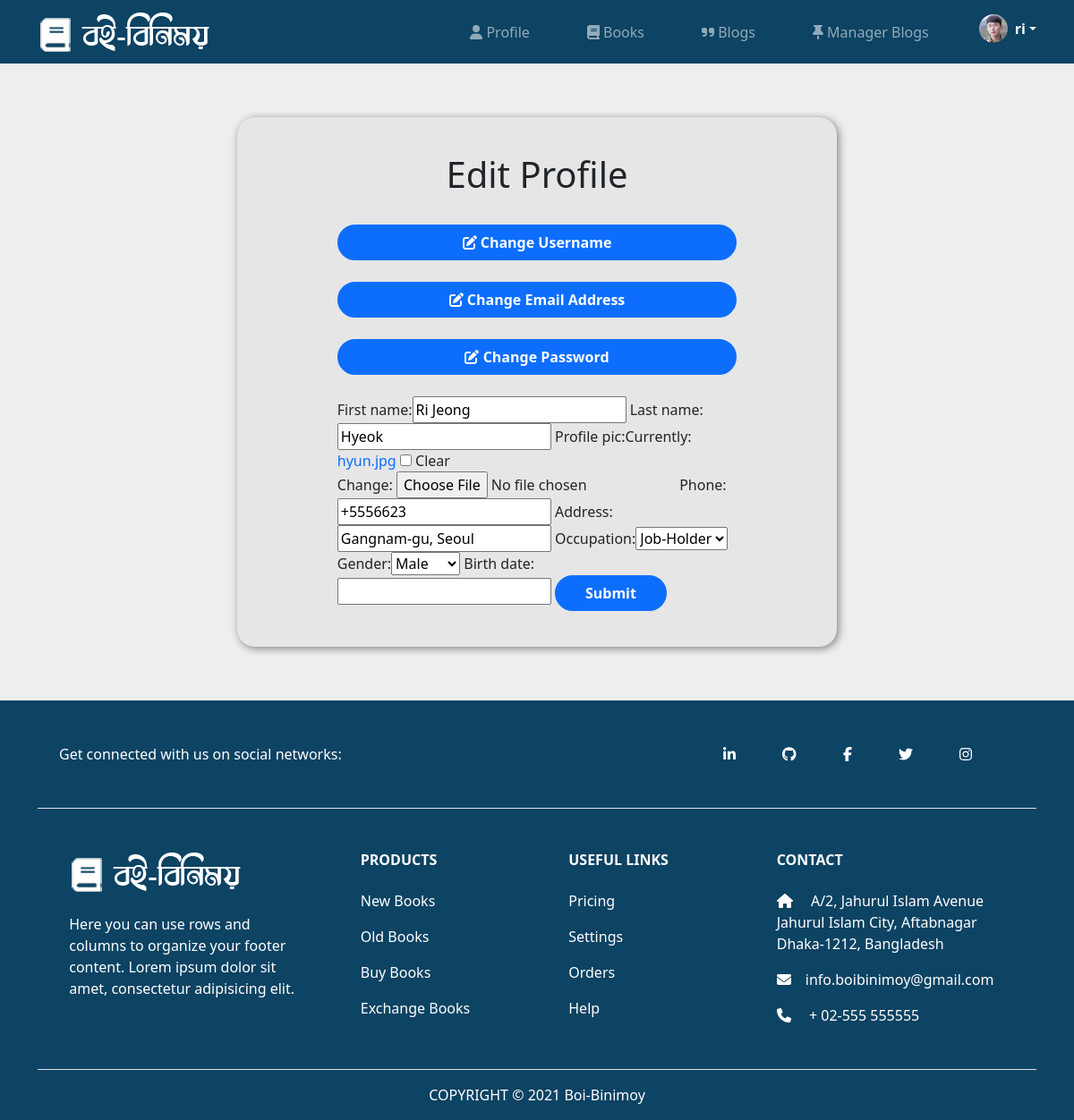
The page /edit-profile/ (signed in) on the database its author committed.
### users/models.py (models this page shows, shortened)
class Customer(models.Model):
    GENDER_TYPE = (
        ('Male','Male'),
        ('Female','Female'),
        ('Others','Others')
    )
    OCCUPATION_TYPE = (
        ('Student','Student'),
        ('Job-Holder','Job-Holder'),
    )
    username = models.OneToOneField(User, null=True, blank=True, on_delete=models.CASCADE)
    first_name = models.CharField(max_length=200, null=True, blank=True)
    last_name = models.CharField(max_length=200, null=True, blank=True)
    profile_pic = models.ImageField(default='profile-white.png', null=True, blank=True)
    phone = models.CharField(max_length=200, null=True, blank=True)
    email = models.CharField(max_length=200, null=True, blank=True)
    address = models.CharField(max_length=200, null=True, blank=True)
    occupation = models.CharField(max_length=50,choices=OCCUPATION_TYPE, null=True,blank=True)
    gender = models.CharField(max_length=50,choices=GENDER_TYPE, null=True,blank=True)
    birth_date = models.DateField(null=True, blank=True)
    created = models.DateTimeField(auto_now_add=True)
    updated = models.DateTimeField(auto_now=True)
    @property
    def customerImageURL(self):
        try:
            img = self.profile_pic.url
        except:
            img = ''
        return img

### users/decorators.py (the view)
        def wrapper_func(request, *args, **kwargs):
            group = None
            if request.user.groups.exists():
                group = request.user.groups.all()[0].name
            if group in allowed_roles:
                return view_func(request, *args, **kwargs)
            else:
                return render(request,'users/unauthorized_page.html')

### users/forms.py
class CustomerForm(ModelForm):
    class Meta:
        model = Customer
        fields = '__all__'
        exclude = ['username','email']

### users/views.py (called while the page is built, shortened)
@login_required(login_url='login')
@allowed_users(allowed_roles=['customer'])
def editUserProfile(request):
    customer = Customer.objects.get(username=request.user)
    myUser = User.objects.get(username=request.user)
    form = CustomerForm(instance=customer)
    context = {'myUser':request.user,'form':form,'customer':customer}
    return render(request,'users/edit_user_profile.html',context)

### templates/users/edit_user_profile.html (shortened to what this page needs)
{% extends 'users/main.html' %}
{% load static %}
{% load bootstrap %}
{% block content %}
<div class="container">
    <div class="form-div">
        <h1 class="text-center">Edit Profile</h1><br>
        <a class="btn btn-blue width-full" href='{% url "change-username" %}'><i class="fas fa-edit"></i> Change Username</a><br><br>
        <a class="btn btn-blue width-full" href='{% url "change-email" %}'><i class="fas fa-edit"></i> Change Email Address</a><br><br>
        <a class="btn btn-blue width-full" href='{% url "change-password" %}'><i class="fas fa-edit"></i> Change Password</a><br><br>
        <form method="POST" action="" enctype="multipart/form-data">
            {{ form|bootstrap }}
            <input class="btn btn--sub btn--lg  my-md btn-blue" type="submit" value="Submit" />
        </form>
    </div>
</div>
{% endblock %}

### templates/users/navbar.html (shortened to what this page needs)
{% load static %}
<nav class="navbar navbar-expand-lg navbar-dark bg-navbar bg-{{request.user.groups.all.0.name}}">
    <div class="container">
      <a class="navbar-brand" href="{% url 'home' %}"><img src="{% static 'images/logo.png' %}" alt=""></a>
      <div>
          <div class="collapse navbar-collapse" id="navbarNav">
            <ul class="navbar-nav">
              {% if request.user.groups.all.0.name == 'customer' %}
              <li class="nav-item">
                <a class="nav-link" href="{% url 'user-profile' request.user.username %}"><i class="fas fa-user"></i> Profile</a>
              </li>
              <li class="nav-item">
                <a class="nav-link" href="{% url 'books-home' %}"><i class="fas fa-book"></i> Books</a>
              </li>
              <li class="nav-item">
                <a class="nav-link" href="{% url 'blogs-home' %}"><i class="fas fa-quote-right"></i> Blogs</a>
              </li>
              <li class="nav-item">
                <a class="nav-link" href="{% url 'blogs-home-manager' %}"><i class="fas fa-thumbtack"></i> Manager Blogs</a>
              </li>
              {% endif %}
              {% if request.user.groups.all.0.name == 'customer' %}
              <li class="nav-item">
                <div class="dropdown">
                    <a href="/" class="d-flex align-items-center text-white text-decoration-none dropdown-toggle" id="dropdownUser1" data-bs-toggle="dropdown" aria-expanded="false">
                        <img src='{{customer.customerImageURL}}' alt="" width="32" height="32" class="rounded-circle me-2">
                        <strong>{{customer.username}}</strong>
                    </a>
                </div>
              </li>
              {% else %}
              <li class="nav-item">
                <a class="btn btn-blue" href="{% url 'login' %}"><i class="fas fa-sign-in-alt"></i> Login</a>
              </li>
              {% endif %}
            </ul>
          </div>
      </div>
    </div>
  </nav>

### static/css/style.css (style rules this page uses)
.width-full { width: 100%; }
.bg-navbar { background-color: #0d4363; }
.btn-blue { font-weight: bold; color: white; background-color: #0D6EFD; border-radius: 1.5rem; border: 2px solid #0D6EFD; padding: 6px 32px; }
.nav-link { margin-right: 3rem; }
a { text-decoration: none; }
body { background:#eee; }
.form-div { background-color: rgb(230, 230, 230); margin: 60px 20%; padding: 40px 10%; border-radius: 20px; box-shadow: 2px 2px 10px gray; transition: 0.3s; }

### static/css/blogs-style.css (style rules this page uses)
.bg-customer { background-color: #0d4363; }

### templates/users/navbar.html (style rules this page uses)
.bg-customer { background-color: #0d4363; }

### rows shown on the page
Customer: customerImageURL (picture), username "ri", first_name "Ri Jeong", last_name "Hyeok", phone "+5556623", address "Gangnam-gu, Seoul", occupation "Job-Holder", gender "Male"
